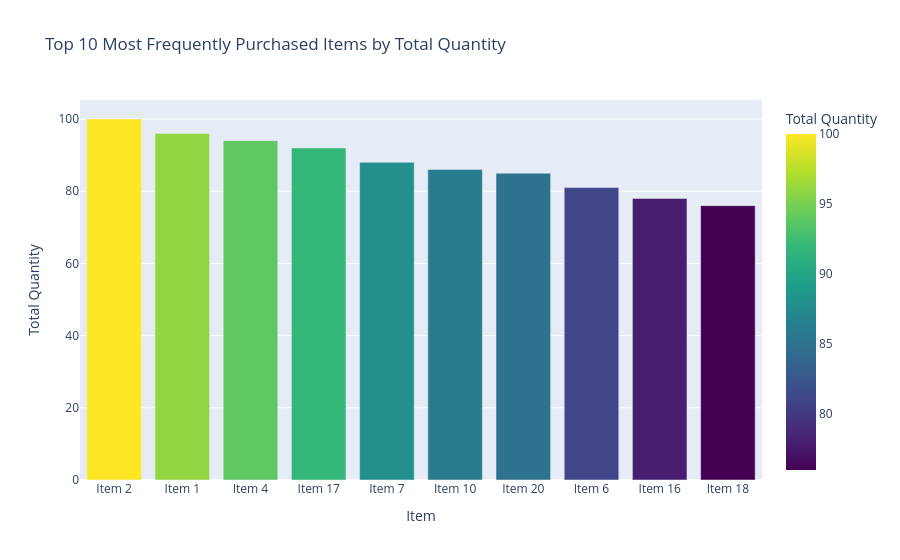
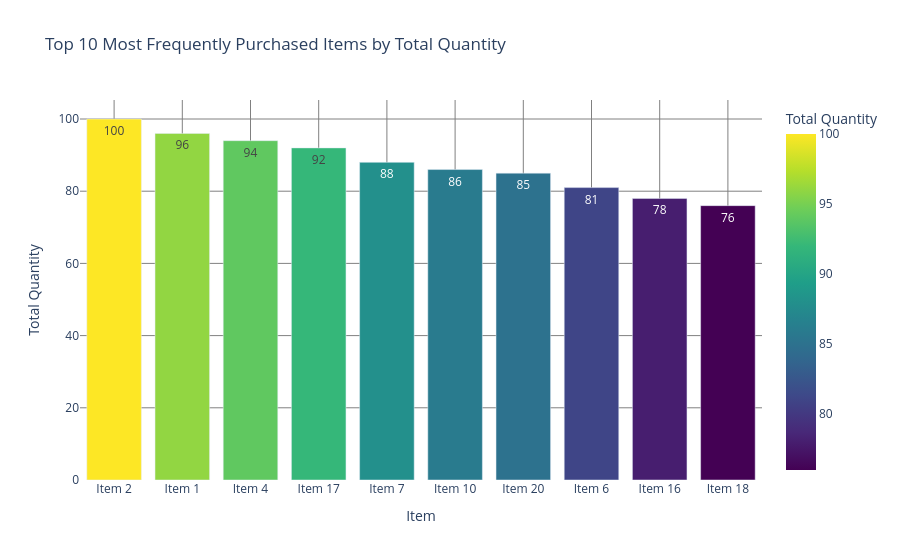

Notebook source saved alongside these figures, in order:
### Code cell
# Example 5: Transaction Data
import pandas as pd
import numpy as np
from plot_agent.agent import PlotAgent


df = pd.DataFrame({
    "transaction_id": np.arange(1, 501),
    "item": np.random.choice([f"Item {i}" for i in range(1, 21)], 500),
    "quantity": np.random.poisson(3, 500)
})

agent = PlotAgent()
agent.set_df(df)

# Initial plot
response = agent.process_message(
    "Show a bar chart of the top 10 most frequently purchased items by total quantity."
)
fig = agent.get_figure()
fig.show()

# Follow-up iteration
response = agent.process_message(
    "Reorder bars descending, add data labels on each bar, and give the plot a dark grid background."
)
fig = agent.get_figure()
fig.show()

### Figure 1 — Plotly figure (JSON) as saved in the notebook; plotly's stock layout.template omitted (floating-point values rounded to 4 significant figures)
{"data": [{"hovertemplate": "Item=%{x}<br>Total Quantity=%{marker.color}<extra></extra>", "legendgroup": "", "marker": {"color": [100, 96, 94, 92, 88, 86, 85, 81, 78, 76], "coloraxis": "coloraxis", "pattern": {"shape": ""}}, "name": "", "orientation": "v", "showlegend": false, "textposition": "auto", "type": "bar", "x": ["Item 2", "Item 1", "Item 4", "Item 17", "Item 7", "Item 10", "Item 20", "Item 6", "Item 16", "Item 18"], "xaxis": "x", "y": [100, 96, 94, 92, 88, 86, 85, 81, 78, 76], "yaxis": "y"}], "layout": {"barmode": "relative", "coloraxis": {"colorbar": {"title": {"text": "Total Quantity"}}, "colorscale": [[0.0, "#440154"], [0.1111, "#482878"], [0.2222, "#3e4989"], [0.3333, "#31688e"], [0.4444, "#26828e"], [0.5556, "#1f9e89"], [0.6667, "#35b779"], [0.7778, "#6ece58"], [0.8889, "#b5de2b"], [1.0, "#fde725"]]}, "legend": {"tracegroupgap": 0}, "title": {"text": "Top 10 Most Frequently Purchased Items by Total Quantity"}, "xaxis": {"anchor": "y", "domain": [0.0, 1.0], "title": {"text": "Item"}}, "yaxis": {"anchor": "x", "domain": [0.0, 1.0], "title": {"text": "Total Quantity"}}}}

### Figure 2 — Plotly figure (JSON) as saved in the notebook; plotly's stock layout.template omitted (floating-point values rounded to 4 significant figures)
{"data": [{"hovertemplate": "Item=%{x}<br>Total Quantity=%{marker.color}<extra></extra>", "legendgroup": "", "marker": {"color": [100, 96, 94, 92, 88, 86, 85, 81, 78, 76], "coloraxis": "coloraxis", "pattern": {"shape": ""}}, "name": "", "orientation": "v", "showlegend": false, "text": [100.0, 96.0, 94.0, 92.0, 88.0, 86.0, 85.0, 81.0, 78.0, 76.0], "textposition": "auto", "type": "bar", "x": ["Item 2", "Item 1", "Item 4", "Item 17", "Item 7", "Item 10", "Item 20", "Item 6", "Item 16", "Item 18"], "xaxis": "x", "y": [100, 96, 94, 92, 88, 86, 85, 81, 78, 76], "yaxis": "y"}], "layout": {"barmode": "relative", "coloraxis": {"colorbar": {"title": {"text": "Total Quantity"}}, "colorscale": [[0.0, "#440154"], [0.1111, "#482878"], [0.2222, "#3e4989"], [0.3333, "#31688e"], [0.4444, "#26828e"], [0.5556, "#1f9e89"], [0.6667, "#35b779"], [0.7778, "#6ece58"], [0.8889, "#b5de2b"], [1.0, "#fde725"]]}, "legend": {"tracegroupgap": 0}, "paper_bgcolor": "rgba(0, 0, 0, 0)", "plot_bgcolor": "rgba(0, 0, 0, 0)", "title": {"text": "Top 10 Most Frequently Purchased Items by Total Quantity"}, "xaxis": {"anchor": "y", "domain": [0.0, 1.0], "gridcolor": "gray", "showgrid": true, "title": {"text": "Item"}}, "yaxis": {"anchor": "x", "domain": [0.0, 1.0], "gridcolor": "gray", "showgrid": true, "title": {"text": "Total Quantity"}}}}
